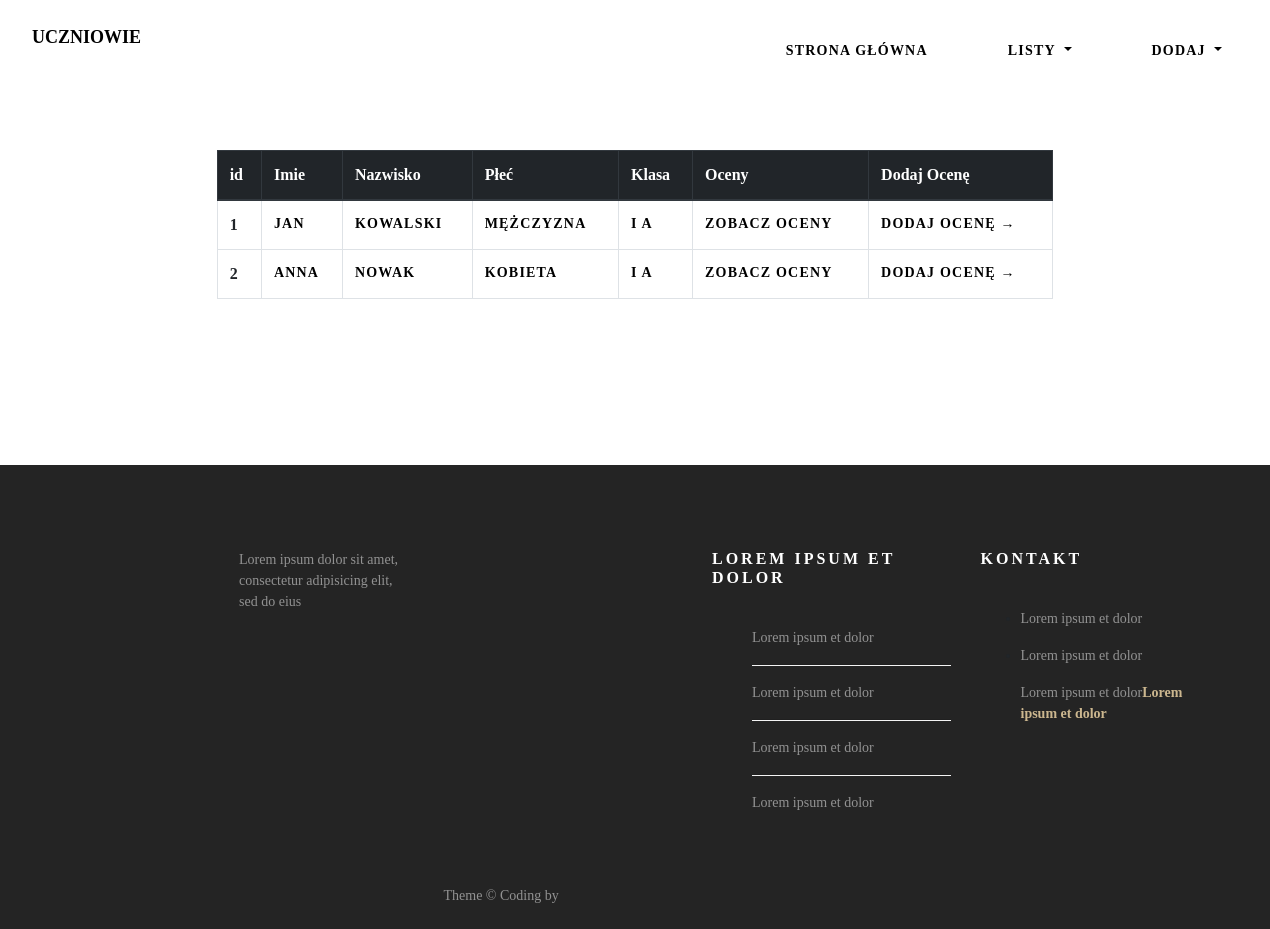
The page /lista_klas/1 on the database its author committed.
### modele.py (models this page shows)
class BazaModel(Model):
    class Meta:
        database = baza

class Student(BazaModel):
    student_name = CharField(null=False)
    surname = CharField(null=False)
    gender_key = ForeignKeyField(Gender)
    class_key = ForeignKeyField(Class)

class Gender(BazaModel):
    gender_name = CharField(null=False)

class Class(BazaModel):
    class_name = TextField(null=False)
    rok_naboru = DateField()
    rok_matury = DateField()

### views.py (the view)
@app.route("/lista_klas/<id>")
def klasa(id):
    students = Student.select().where(Student.class_key == id)
    return render_template('lista.html', students=students, klasa=klasa)

### app.py (called while the page is built)
@app.before_request
def before_request():
    g.db = baza
    g.db.connect(reuse_if_open=True)

@app.after_request
def after_request(response):
    g.db.close()
    return response

### templates/lista.html (shortened to what this page needs)
{% extends "szablon.html"%}
{% block tresc%}
<div class="row">
    <div class="col-lg-8 mx-auto">
        <table class="table table-bordered">
            <thead class="thead-dark">
                <tr>
                    <th scope="col">id</th>
                    <th scope="col">Imie</th>
                    <th scope="col">Nazwisko</th>
                    <th scope="col">Płeć</th>
                    <th scope="col">Klasa</th>
                    <th scope="col">Oceny</th>
                    <th scope="col">Dodaj Ocenę</th>
                </tr>
            </thead>
            <tbody>
                {% for s in students %}
                <tr>
                    <th scope="row">{{s.id}}</a></th>
                    <td>{{s.student_name}}</td>
                    <td>{{s.surname}}</td>
                    <td>{{s.gender_key.gender_name}}</td>
                    <td>{{s.class_key.class_name}}</td>
                    <td><a href='/lista_ocen/{{s.id}}'>Zobacz oceny</a></td>
                    <td><a href='/dodaj_ocene/{{s.id}}'>Dodaj ocenę &rarr;</a></td>
                </tr>
                {% endfor %}
            </tbody>
        </table>
    </div>
</div>
{% endblock%}

### static/css/style.css (style rules this page uses)
:root { --primary: #e8e8e8; --dark: rgba(36,36,36); --light: #fff; --shadow: 0 1px 5px rgba(129, 127, 127, 0.7); --main: #ccb78f; }
* { box-sizing: border-box; }
html { margin: 0; padding: 0; width: 100%; height: 100vh; background-color: var(--light); }
body { margin: 0; padding: 0; width: 100%; height: 100vh; font-family: Poppins; font-weight: 400; background-color: var(--light); }
table tbody a, table tbody td { color: #000; text-transform: uppercase; text-decoration: none; font-size: 14px; letter-spacing: 1.2px; font-weight: 600; }

### rows shown on the page
Student: id "1", student_name "JAN", surname "KOWALSKI", gender_key.gender_name "MĘŻCZYZNA", class_key.class_name "I A"
Student: id "2", student_name "ANNA", surname "NOWAK", gender_key.gender_name "KOBIETA", class_key.class_name "I A"
